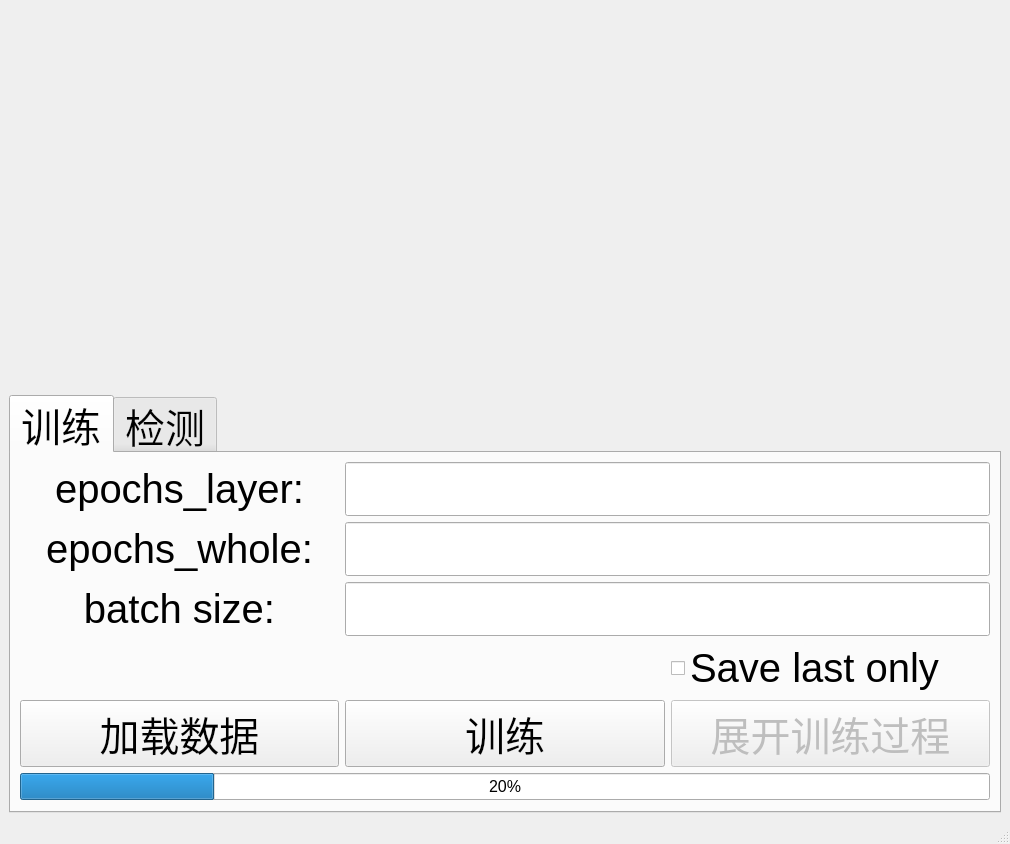
<?xml version="1.0" encoding="UTF-8"?>
<ui version="4.0">
 <class>MainWindow</class>
 <widget class="QMainWindow" name="MainWindow">
  <property name="geometry">
   <rect>
    <x>0</x>
    <y>0</y>
    <width>1010</width>
    <height>801</height>
   </rect>
  </property>
  <property name="windowTitle">
   <string>无监督学习</string>
  </property>
  <widget class="QWidget" name="centralwidget">
   <layout class="QVBoxLayout" name="verticalLayout">
    <item>
     <widget class="QWidget" name="intime_canvs" native="true">
      <property name="sizePolicy">
       <sizepolicy hsizetype="Expanding" vsizetype="Expanding">
        <horstretch>0</horstretch>
        <verstretch>0</verstretch>
       </sizepolicy>
      </property>
      <property name="minimumSize">
       <size>
        <width>980</width>
        <height>380</height>
       </size>
      </property>
      <layout class="QVBoxLayout" name="intime_layout"/>
     </widget>
    </item>
    <item>
     <widget class="QTabWidget" name="tabWidget">
      <property name="sizePolicy">
       <sizepolicy hsizetype="Expanding" vsizetype="Fixed">
        <horstretch>0</horstretch>
        <verstretch>0</verstretch>
       </sizepolicy>
      </property>
      <property name="font">
       <font>
        <pointsize>30</pointsize>
       </font>
      </property>
      <property name="currentIndex">
       <number>0</number>
      </property>
      <property name="tabBarAutoHide">
       <bool>false</bool>
      </property>
      <widget class="QWidget" name="tab_3">
       <attribute name="title">
        <string>训练</string>
       </attribute>
       <layout class="QGridLayout" name="gridLayout">
        <item row="2" column="1" colspan="2">
         <widget class="QLineEdit" name="ep_whole_edit">
          <property name="font">
           <font>
            <pointsize>30</pointsize>
           </font>
          </property>
          <property name="alignment">
           <set>Qt::AlignCenter</set>
          </property>
         </widget>
        </item>
        <item row="1" column="0">
         <widget class="QLabel" name="label">
          <property name="font">
           <font>
            <pointsize>30</pointsize>
           </font>
          </property>
          <property name="statusTip">
           <string>训练迭代轮数--SAE</string>
          </property>
          <property name="layoutDirection">
           <enum>Qt::LeftToRight</enum>
          </property>
          <property name="text">
           <string>epochs_layer:</string>
          </property>
          <property name="alignment">
           <set>Qt::AlignCenter</set>
          </property>
         </widget>
        </item>
        <item row="3" column="1" colspan="2">
         <widget class="QLineEdit" name="bs_edit">
          <property name="font">
           <font>
            <pointsize>30</pointsize>
           </font>
          </property>
          <property name="alignment">
           <set>Qt::AlignCenter</set>
          </property>
         </widget>
        </item>
        <item row="3" column="0">
         <widget class="QLabel" name="label_2">
          <property name="font">
           <font>
            <pointsize>30</pointsize>
           </font>
          </property>
          <property name="statusTip">
           <string>Batch_size大小</string>
          </property>
          <property name="text">
           <string>batch size:</string>
          </property>
          <property name="alignment">
           <set>Qt::AlignCenter</set>
          </property>
         </widget>
        </item>
        <item row="2" column="0">
         <widget class="QLabel" name="label_6">
          <property name="font">
           <font>
            <pointsize>30</pointsize>
           </font>
          </property>
          <property name="statusTip">
           <string>训练迭代轮数--CLASSIFICATION</string>
          </property>
          <property name="text">
           <string>epochs_whole:</string>
          </property>
          <property name="alignment">
           <set>Qt::AlignCenter</set>
          </property>
         </widget>
        </item>
        <item row="1" column="1" colspan="2">
         <widget class="QLineEdit" name="ep_layer_edit">
          <property name="font">
           <font>
            <pointsize>30</pointsize>
           </font>
          </property>
          <property name="alignment">
           <set>Qt::AlignCenter</set>
          </property>
         </widget>
        </item>
        <item row="4" column="2">
         <widget class="QCheckBox" name="save_last_only">
          <property name="sizePolicy">
           <sizepolicy hsizetype="Minimum" vsizetype="Fixed">
            <horstretch>0</horstretch>
            <verstretch>0</verstretch>
           </sizepolicy>
          </property>
          <property name="statusTip">
           <string>是否仅保存最后一个epoch的模型</string>
          </property>
          <property name="text">
           <string>Save last only</string>
          </property>
         </widget>
        </item>
        <item row="5" column="1">
         <widget class="QPushButton" name="train_btn">
          <property name="font">
           <font>
            <pointsize>30</pointsize>
           </font>
          </property>
          <property name="statusTip">
           <string>开始训练</string>
          </property>
          <property name="text">
           <string>训练</string>
          </property>
         </widget>
        </item>
        <item row="5" column="0">
         <widget class="QPushButton" name="load_data_btn">
          <property name="font">
           <font>
            <pointsize>30</pointsize>
           </font>
          </property>
          <property name="statusTip">
           <string>加载数据，前处理所存的.npy文件所在文件夹</string>
          </property>
          <property name="text">
           <string>加载数据</string>
          </property>
         </widget>
        </item>
        <item row="5" column="2">
         <widget class="QPushButton" name="show_tb_btn">
          <property name="enabled">
           <bool>false</bool>
          </property>
          <property name="statusTip">
           <string>展开TensorBoard具体训练过程</string>
          </property>
          <property name="text">
           <string>展开训练过程</string>
          </property>
         </widget>
        </item>
        <item row="6" column="0" colspan="3">
         <widget class="QProgressBar" name="train_progressBar">
          <property name="font">
           <font>
            <pointsize>12</pointsize>
           </font>
          </property>
          <property name="statusTip">
           <string/>
          </property>
          <property name="value">
           <number>20</number>
          </property>
          <property name="alignment">
           <set>Qt::AlignCenter</set>
          </property>
          <property name="textVisible">
           <bool>true</bool>
          </property>
         </widget>
        </item>
       </layout>
      </widget>
      <widget class="QWidget" name="tab_4">
       <attribute name="title">
        <string>检测</string>
       </attribute>
       <layout class="QGridLayout" name="gridLayout_2">
        <item row="2" column="1">
         <widget class="QPushButton" name="load_model_btn">
          <property name="sizePolicy">
           <sizepolicy hsizetype="Expanding" vsizetype="Fixed">
            <horstretch>0</horstretch>
            <verstretch>0</verstretch>
           </sizepolicy>
          </property>
          <property name="statusTip">
           <string>加载训练好的.h5模型</string>
          </property>
          <property name="text">
           <string>加载权重</string>
          </property>
         </widget>
        </item>
        <item row="2" column="0">
         <widget class="QPushButton" name="load_test_btn">
          <property name="sizePolicy">
           <sizepolicy hsizetype="Expanding" vsizetype="Fixed">
            <horstretch>0</horstretch>
            <verstretch>0</verstretch>
           </sizepolicy>
          </property>
          <property name="font">
           <font>
            <pointsize>30</pointsize>
           </font>
          </property>
          <property name="statusTip">
           <string>加载待测试数据</string>
          </property>
          <property name="text">
           <string>加载数据</string>
          </property>
         </widget>
        </item>
        <item row="2" column="3">
         <widget class="QPushButton" name="predict_btn">
          <property name="sizePolicy">
           <sizepolicy hsizetype="Expanding" vsizetype="Fixed">
            <horstretch>0</horstretch>
            <verstretch>0</verstretch>
           </sizepolicy>
          </property>
          <property name="font">
           <font>
            <pointsize>30</pointsize>
           </font>
          </property>
          <property name="statusTip">
           <string>开始检测</string>
          </property>
          <property name="text">
           <string>检测</string>
          </property>
         </widget>
        </item>
        <item row="0" column="0">
         <widget class="QLabel" name="label_5">
          <property name="font">
           <font>
            <pointsize>30</pointsize>
           </font>
          </property>
          <property name="layoutDirection">
           <enum>Qt::LeftToRight</enum>
          </property>
          <property name="text">
           <string>类别:</string>
          </property>
          <property name="alignment">
           <set>Qt::AlignCenter</set>
          </property>
         </widget>
        </item>
        <item row="1" column="0">
         <widget class="QLabel" name="label_4">
          <property name="font">
           <font>
            <pointsize>30</pointsize>
           </font>
          </property>
          <property name="text">
           <string>概率：</string>
          </property>
          <property name="alignment">
           <set>Qt::AlignCenter</set>
          </property>
         </widget>
        </item>
        <item row="0" column="1" colspan="3">
         <widget class="QLineEdit" name="clas_edit">
          <property name="font">
           <font>
            <pointsize>30</pointsize>
           </font>
          </property>
          <property name="alignment">
           <set>Qt::AlignCenter</set>
          </property>
          <property name="readOnly">
           <bool>true</bool>
          </property>
         </widget>
        </item>
        <item row="1" column="1" colspan="3">
         <widget class="QLineEdit" name="clas_pro_edit">
          <property name="font">
           <font>
            <pointsize>30</pointsize>
           </font>
          </property>
          <property name="alignment">
           <set>Qt::AlignCenter</set>
          </property>
          <property name="readOnly">
           <bool>true</bool>
          </property>
         </widget>
        </item>
       </layout>
      </widget>
     </widget>
    </item>
   </layout>
  </widget>
  <widget class="QStatusBar" name="statusbar"/>
 </widget>
 <tabstops>
  <tabstop>tabWidget</tabstop>
  <tabstop>ep_layer_edit</tabstop>
  <tabstop>ep_whole_edit</tabstop>
  <tabstop>bs_edit</tabstop>
  <tabstop>save_last_only</tabstop>
  <tabstop>load_data_btn</tabstop>
  <tabstop>train_btn</tabstop>
  <tabstop>show_tb_btn</tabstop>
  <tabstop>clas_edit</tabstop>
  <tabstop>clas_pro_edit</tabstop>
  <tabstop>load_test_btn</tabstop>
  <tabstop>load_model_btn</tabstop>
  <tabstop>predict_btn</tabstop>
 </tabstops>
 <resources/>
 <connections/>
</ui>
